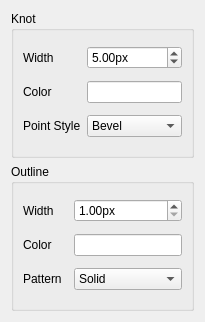
<?xml version="1.0" encoding="UTF-8"?>
<ui version="4.0">
 <class>global_style_form</class>
 <widget class="QWidget" name="global_style_form">
  <property name="geometry">
   <rect>
    <x>0</x>
    <y>0</y>
    <width>205</width>
    <height>322</height>
   </rect>
  </property>
  <property name="windowTitle">
   <string>Form</string>
  </property>
  <layout class="QGridLayout" name="gridLayout">
   <item row="0" column="1">
    <widget class="QGroupBox" name="groupBox_2">
     <property name="title">
      <string>Knot</string>
     </property>
     <layout class="QGridLayout" name="gridLayout_3">
      <item row="0" column="0">
       <widget class="QLabel" name="label">
        <property name="text">
         <string>Width</string>
        </property>
       </widget>
      </item>
      <item row="0" column="1">
       <widget class="QDoubleSpinBox" name="knot_width_spinner">
        <property name="suffix">
         <string>px</string>
        </property>
        <property name="minimum">
         <double>1.000000000000000</double>
        </property>
        <property name="value">
         <double>5.000000000000000</double>
        </property>
       </widget>
      </item>
      <item row="1" column="0">
       <widget class="QLabel" name="label_3">
        <property name="text">
         <string>Color</string>
        </property>
       </widget>
      </item>
      <item row="1" column="1">
       <widget class="ColorWidget" name="color">
        <property name="sizePolicy">
         <sizepolicy hsizetype="Preferred" vsizetype="Fixed">
          <horstretch>0</horstretch>
          <verstretch>0</verstretch>
         </sizepolicy>
        </property>
       </widget>
      </item>
      <item row="2" column="0">
       <widget class="QLabel" name="label_9">
        <property name="text">
         <string>Point Style</string>
        </property>
       </widget>
      </item>
      <item row="2" column="1">
       <widget class="QComboBox" name="point_combo">
        <item>
         <property name="text">
          <string>Bevel</string>
         </property>
        </item>
        <item>
         <property name="text">
          <string>Miter</string>
         </property>
        </item>
        <item>
         <property name="text">
          <string>Round</string>
         </property>
        </item>
       </widget>
      </item>
     </layout>
    </widget>
   </item>
   <item row="1" column="1">
    <widget class="QGroupBox" name="groupBox">
     <property name="title">
      <string>Outline</string>
     </property>
     <layout class="QGridLayout" name="gridLayout_2">
      <item row="0" column="0">
       <widget class="QLabel" name="label_2">
        <property name="text">
         <string>Width</string>
        </property>
       </widget>
      </item>
      <item row="0" column="1">
       <widget class="QDoubleSpinBox" name="outline_width_spinner">
        <property name="suffix">
         <string>px</string>
        </property>
        <property name="minimum">
         <double>1.000000000000000</double>
        </property>
        <property name="maximum">
         <double>128.000000000000000</double>
        </property>
        <property name="value">
         <double>1.000000000000000</double>
        </property>
       </widget>
      </item>
      <item row="1" column="0">
       <widget class="QLabel" name="label_4">
        <property name="text">
         <string>Color</string>
        </property>
       </widget>
      </item>
      <item row="1" column="1">
       <widget class="ColorWidget" name="outline_color">
        <property name="sizePolicy">
         <sizepolicy hsizetype="Preferred" vsizetype="Fixed">
          <horstretch>0</horstretch>
          <verstretch>0</verstretch>
         </sizepolicy>
        </property>
       </widget>
      </item>
      <item row="2" column="0">
       <widget class="QLabel" name="label_10">
        <property name="text">
         <string>Pattern</string>
        </property>
       </widget>
      </item>
      <item row="2" column="1">
       <widget class="QComboBox" name="outline_pattern_combo">
        <property name="iconSize">
         <size>
          <width>48</width>
          <height>4</height>
         </size>
        </property>
        <item>
         <property name="text">
          <string>Solid</string>
         </property>
        </item>
        <item>
         <property name="text">
          <string>No Line</string>
         </property>
        </item>
        <item>
         <property name="text">
          <string>Dotted</string>
         </property>
        </item>
        <item>
         <property name="text">
          <string>Dashed</string>
         </property>
        </item>
        <item>
         <property name="text">
          <string>Dash Dot</string>
         </property>
        </item>
       </widget>
      </item>
     </layout>
    </widget>
   </item>
  </layout>
 </widget>
 <customwidgets>
  <customwidget>
   <class>ColorWidget</class>
   <extends>QLineEdit</extends>
   <header>color_widget.hpp</header>
   <slots>
    <signal>color_changed(QColor)</signal>
   </slots>
  </customwidget>
 </customwidgets>
 <resources/>
 <connections>
  <connection>
   <sender>outline_color</sender>
   <signal>color_changed(QColor)</signal>
   <receiver>global_style_form</receiver>
   <slot>change_pen()</slot>
   <hints>
    <hint type="sourcelabel">
     <x>380</x>
     <y>136</y>
    </hint>
    <hint type="destinationlabel">
     <x>461</x>
     <y>144</y>
    </hint>
   </hints>
  </connection>
  <connection>
   <sender>outline_pattern_combo</sender>
   <signal>activated(int)</signal>
   <receiver>global_style_form</receiver>
   <slot>change_pen()</slot>
   <hints>
    <hint type="sourcelabel">
     <x>358</x>
     <y>172</y>
    </hint>
    <hint type="destinationlabel">
     <x>512</x>
     <y>171</y>
    </hint>
   </hints>
  </connection>
  <connection>
   <sender>outline_width_spinner</sender>
   <signal>valueChanged(double)</signal>
   <receiver>global_style_form</receiver>
   <slot>change_pen()</slot>
   <hints>
    <hint type="sourcelabel">
     <x>377</x>
     <y>98</y>
    </hint>
    <hint type="destinationlabel">
     <x>495</x>
     <y>101</y>
    </hint>
   </hints>
  </connection>
  <connection>
   <sender>point_combo</sender>
   <signal>activated(int)</signal>
   <receiver>global_style_form</receiver>
   <slot>change_join_style(int)</slot>
   <hints>
    <hint type="sourcelabel">
     <x>344</x>
     <y>217</y>
    </hint>
    <hint type="destinationlabel">
     <x>488</x>
     <y>205</y>
    </hint>
   </hints>
  </connection>
 </connections>
 <slots>
  <signal>knot_width_changed(double)</signal>
  <slot>change_pen()</slot>
  <slot>change_join_style(int)</slot>
 </slots>
</ui>
